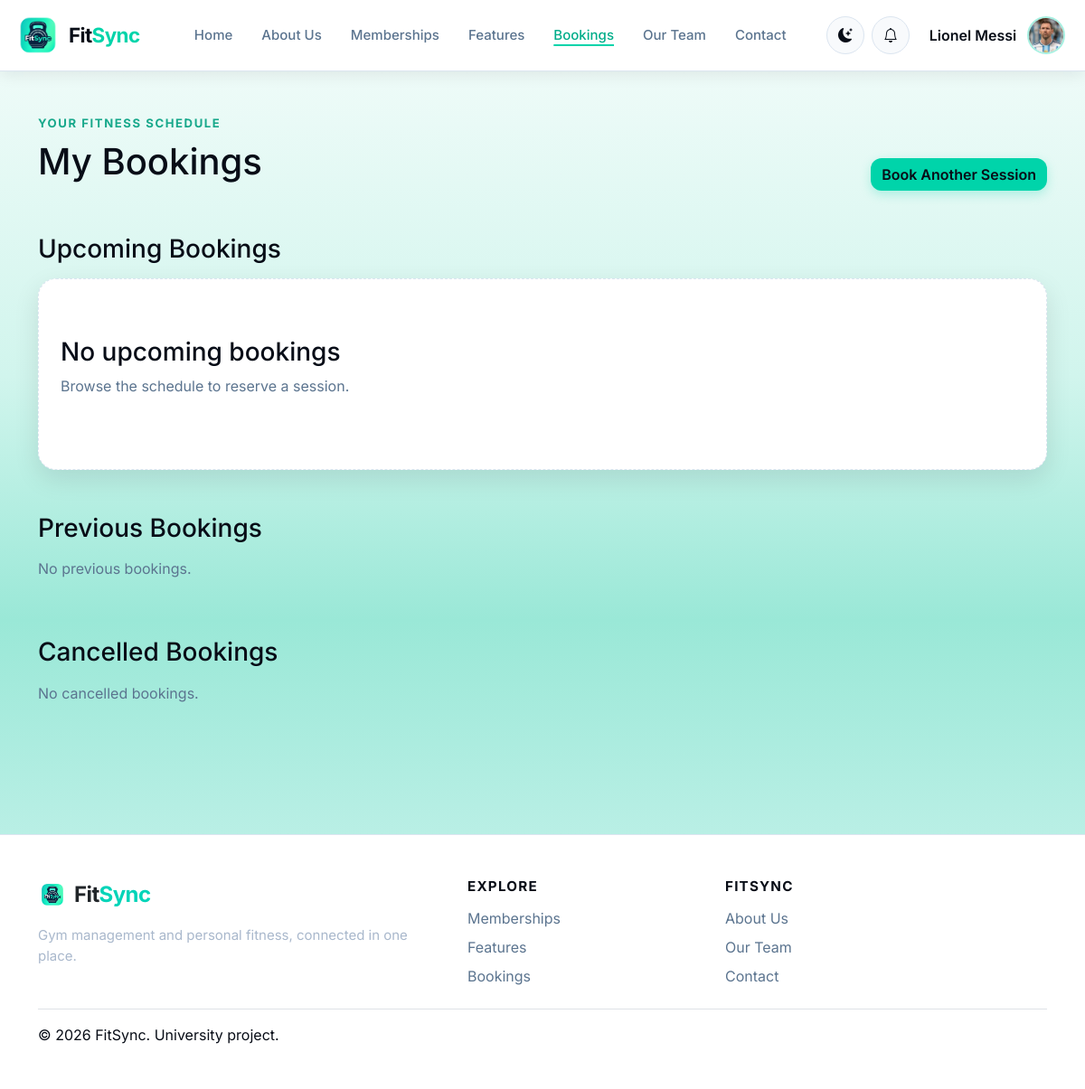
/bookings/my-bookings/ (signed in), run on an earlier commit of the app's database.
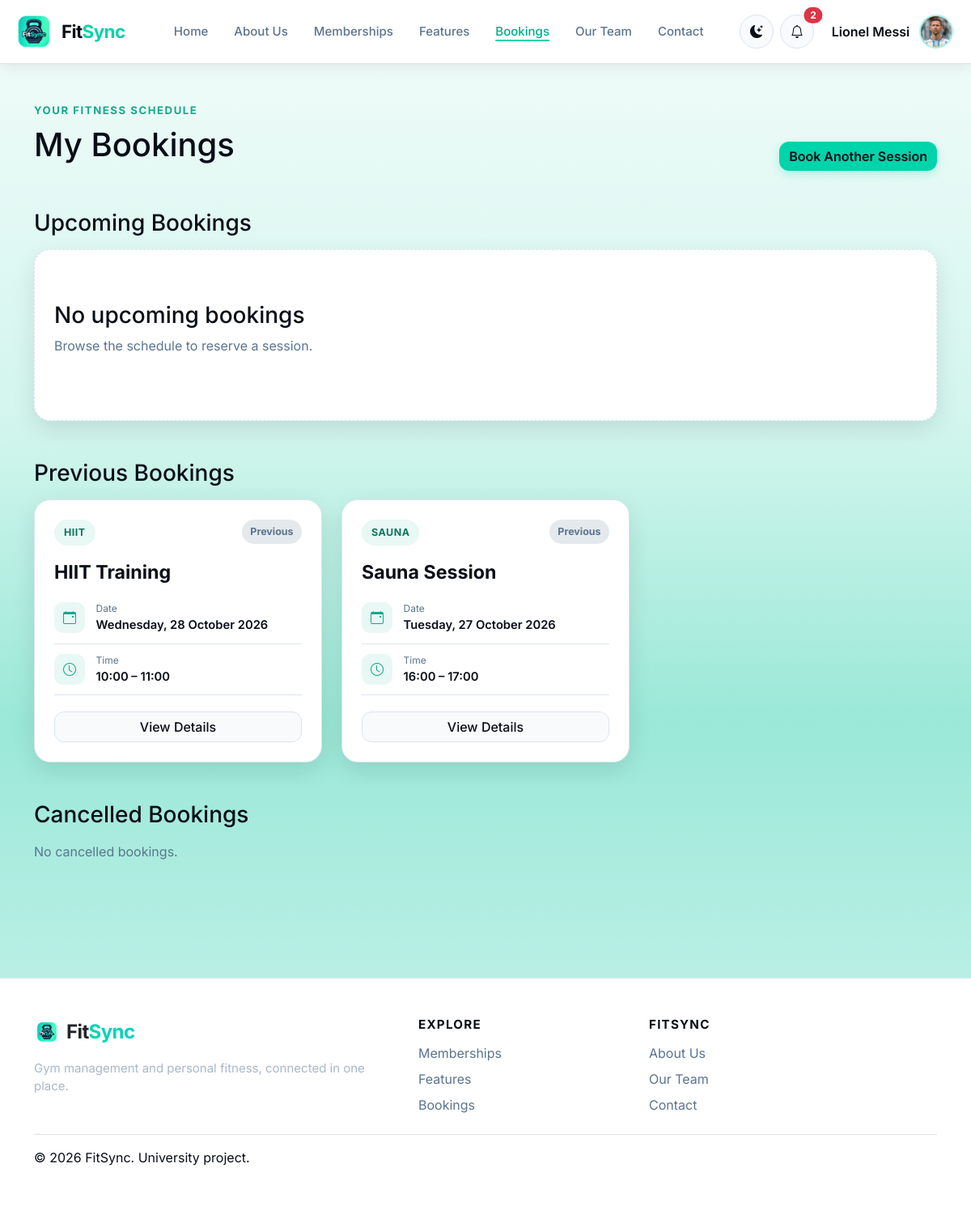
And on a later commit of the database.
### gym/models.py (models this page shows, shortened)
class Booking(models.Model):
    class Status(models.TextChoices):
        CONFIRMED = ("CONFIRMED", "Confirmed")
        CANCELLED = ("CANCELLED", "Cancelled")
        COMPLETED = ("COMPLETED", "Completed")
    member = models.ForeignKey(
        settings.AUTH_USER_MODEL,
        on_delete=models.CASCADE,
        related_name="bookings",
        limit_choices_to={"role": "MEMBER"},
    )
    session = models.ForeignKey(
        Session, on_delete=models.CASCADE, related_name="bookings"
    )
    status = models.CharField(
        max_length=20, choices=Status.choices, default=Status.CONFIRMED
    )
    booked_at = models.DateTimeField(auto_now_add=True)
    cancelled_at = models.DateTimeField(null=True, blank=True)
    class Meta:
        ordering = ["-booked_at"]
        constraints = [
            models.UniqueConstraint(
                fields=["member", "session"],
                condition=models.Q(status="CONFIRMED"),
                name="unique_confirmed_member_session_booking",
            )
        ]
        db_table = "bookings_booking"

class Session(models.Model):
    class Status(models.TextChoices):
        SCHEDULED = ("SCHEDULED", "Scheduled")
        CANCELLED = ("CANCELLED", "Cancelled")
        COMPLETED = ("COMPLETED", "Completed")
    service = models.ForeignKey(
        Service, on_delete=models.PROTECT, related_name="sessions"
    )
    instructor = models.ForeignKey(
        settings.AUTH_USER_MODEL,
        on_delete=models.SET_NULL,
        null=True,
        blank=True,
        related_name="instructed_sessions",
        limit_choices_to={"role": "COACH"},
    )
    date = models.DateField()
    start_time = models.TimeField()
    end_time = models.TimeField()
    capacity = models.PositiveIntegerField()
    status = models.CharField(
        max_length=20, choices=Status.choices, default=Status.SCHEDULED
    )
    class Meta:
        ordering = ["date", "start_time"]
        db_table = "bookings_session"

class Service(models.Model):
    class Type(models.TextChoices):
        YOGA = ("YOGA", "Yoga")
        ZUMBA = ("ZUMBA", "Zumba")
        FITNESS = ("FITNESS", "Fitness")
        SAUNA = ("SAUNA", "Sauna")
        PERSONAL_TRAINING = ("PERSONAL_TRAINING", "Personal Training")
        PILATES = ("PILATES", "Pilates")
        BOXING = ("BOXING", "Boxing")
        HIIT = ("HIIT", "HIIT")
        CYCLING = ("CYCLING", "Cycling")
        STRENGTH_TRAINING = ("STRENGTH_TRAINING", "Strength Training")
    name = models.CharField(max_length=100)
    service_type = models.CharField(max_length=30, choices=Type.choices)
    description = models.TextField(blank=True)
    price = models.DecimalField(max_digits=8, decimal_places=2, default=0)
    is_active = models.BooleanField(default=True)
    class Meta:
        ordering = ["name"]
        db_table = "bookings_service"

### gym/views.py (the view)
# urls.py: path("my-bookings/", views.my_bookings, name="my_bookings"),
@login_required
def my_bookings(request):
    if request.user.role != User.Role.MEMBER:
        messages.error(request, "Only member accounts can view personal bookings.")
        return redirect("bookings:schedule")
    bookings = Booking.objects.filter(member=request.user).select_related(
        "session", "session__service", "session__instructor"
    )
    upcoming = []
    previous = []
    cancelled = []
    for booking in bookings.order_by("session__date", "session__start_time"):
        if booking.status == Booking.Status.CANCELLED:
            cancelled.append(booking)
        elif session_has_started(booking.session):
            previous.append(booking)
        else:
            upcoming.append(booking)
    return render(
        request,
        "member/bookings.html",
        {
            "upcoming_bookings": upcoming,
            "previous_bookings": list(reversed(previous)),
            "cancelled_bookings": list(reversed(cancelled)),
        },
    )

### gym/context_processors.py (called while the page is built)
def notification_menu(request):
    if not request.user.is_authenticated:
        return {}
    unread = Notification.objects.filter(recipient=request.user, is_read=False)
    today = timezone.localdate()
    notices = Notice.objects.filter(is_active=True, publish_date__lte=today).filter(
        expires_on__isnull=True
    ) | Notice.objects.filter(
        is_active=True, publish_date__lte=today, expires_on__gte=today
    )
    return {
        "notification_menu_items": unread[:5],
        "unread_notification_count": unread.count(),
        "active_gym_notices": notices.distinct()[:3],
    }

### gym/models.py (called while the page is built)
    @property
    def avatar_url(self):
        from django.templatetags.static import static
        if self.profile_picture:
            return self.profile_picture.url
        return static(self.avatar_static_path) if self.avatar_static_path else ""

### gym/views.py (called while the page is built)
def session_start(session):
    start = datetime.combine(session.date, session.start_time)
    return timezone.make_aware(start, timezone.get_current_timezone())

def session_has_started(session):
    return session_start(session) <= timezone.now()

### templates/member/bookings.html (shortened to what this page needs)
{% extends "base.html" %}
{% load static %}
{% block extra_css %}<link rel="stylesheet" href="{% static 'css/bookings.css' %}">{% endblock %}
{% block content %}
<section class="booking-page">
    <div class="container py-5">
        <div class="d-flex flex-wrap justify-content-between align-items-end gap-3 mb-5">
            <div><p class="booking-eyebrow">Your fitness schedule</p><h1>My Bookings</h1></div>
            <a class="btn btn-primary-fitsync" href="{% url 'bookings:schedule' %}">Book Another Session</a>
        </div>
        <h2 class="h3 mb-3">Upcoming Bookings</h2>
        <div class="row g-4 mb-5">
            {% for booking in upcoming_bookings %}
                {% include "includes/booking_card.html" %}
            {% empty %}
                <div class="col-12"><div class="no-sessions"><h3>No upcoming bookings</h3><p>Browse the schedule to reserve a session.</p></div></div>
            {% endfor %}
        </div>
        <h2 class="h3 mb-3">Previous Bookings</h2>
        <div class="row g-4 mb-5">
            {% for booking in previous_bookings %}
                {% include "includes/booking_card.html" with previous_section=True %}
            {% empty %}
                <div class="col-12"><p class="text-body-secondary">No previous bookings.</p></div>
            {% endfor %}
        </div>
        <h2 class="h3 mb-3">Cancelled Bookings</h2>
        <div class="row g-4">
            {% for booking in cancelled_bookings %}
                {% include "includes/booking_card.html" %}
            {% empty %}
                <div class="col-12"><p class="text-body-secondary">No cancelled bookings.</p></div>
            {% endfor %}
        </div>
    </div>
</section>
{% endblock %}

### templates/includes/navbar.html (shortened to what the changed rows need)
{% load static %}
<nav class="navbar navbar-expand-xl fitsync-navbar sticky-top" aria-label="Main navigation">
    <div class="container-fluid px-3 px-xxl-4">
        <div class="collapse navbar-collapse" id="fitsyncPublicNav">
            <div class="navbar-actions d-flex align-items-center gap-2 pt-3 pt-xl-0">
                {% if request.user.is_authenticated %}
                    <div class="dropdown">
                        <button class="btn notification-toggle position-relative" type="button" data-bs-toggle="dropdown" aria-expanded="false" aria-label="Notifications">
                            <i class="bi bi-bell"></i>
                            {% if unread_notification_count %}<span class="position-absolute top-0 start-100 translate-middle badge rounded-pill text-bg-danger">{{ unread_notification_count }}</span>{% endif %}
                        </button>
                    </div>
                {% else %}
                    <a class="btn btn-secondary-fitsync" href="{% url 'accounts:login' %}">Login</a>
                    <a class="btn btn-primary-fitsync" href="{% url 'accounts:register' %}">Get Started</a>
                {% endif %}
            </div>
        </div>
    </div>
</nav>

### templates/includes/booking_card.html (shortened to what this page needs)
<div class="col-md-6 col-xl-4">
    <article class="session-card h-100">
        <div class="d-flex justify-content-between align-items-start gap-3">
            <span class="session-type">{{ booking.session.service.get_service_type_display }}</span>
            <span class="availability {% if booking.status == 'CANCELLED' %}cancelled{% elif previous_section %}completed{% else %}confirmed{% endif %}">
                {% if previous_section and booking.status == "CONFIRMED" %}Previous{% else %}{{ booking.get_status_display }}{% endif %}
            </span>
        </div>
        <h3 class="session-name h4">{{ booking.session.service.name }}</h3>
        <div class="session-detail">
            <i class="bi bi-calendar-event"></i>
            <div><span>Date</span><strong>{{ booking.session.date|date:"l, d F Y" }}</strong></div>
        </div>
        <div class="session-detail">
            <i class="bi bi-clock"></i>
            <div><span>Time</span><strong>{{ booking.session.start_time|time:"H:i" }} &ndash; {{ booking.session.end_time|time:"H:i" }}</strong></div>
        </div>
        <div class="session-footer d-grid gap-2">
            <a class="btn btn-secondary-fitsync" href="{% url 'bookings:booking_detail' booking.id %}">View Details</a>
        </div>
    </article>
</div>

What changed in the data, as far as the page shows it:
added Booking: session.service.service_type "HIIT", status "Previous", session.service.name "HIIT Training", session "Wednesday, 28 October 2026", session.start_time "10:00", session.end_time "11:00"
added Booking: session.service.service_type "SAUNA", status "Previous", session.service.name "Sauna Session", session "Tuesday, 27 October 2026", session.start_time "16:00", session.end_time "17:00"
Also different on the page:
{{ unread_notification_count }}: (not shown) → "2"
text no longer shown: "No previous bookings."
